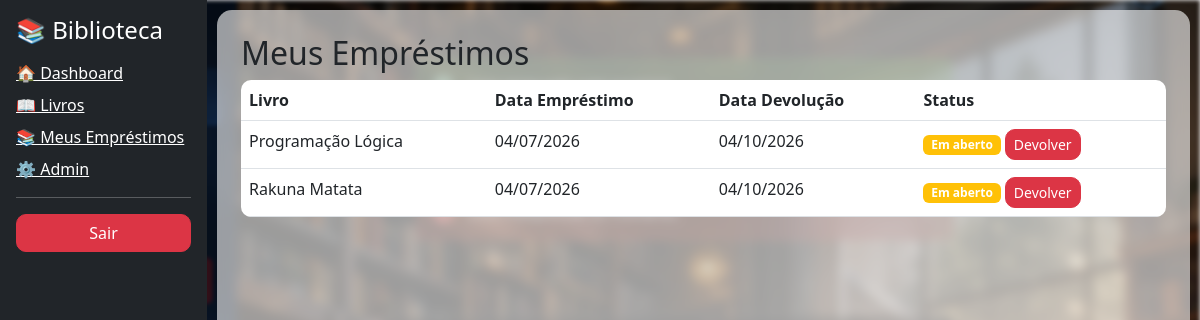
The app's page /meus/ (signed in), older data.
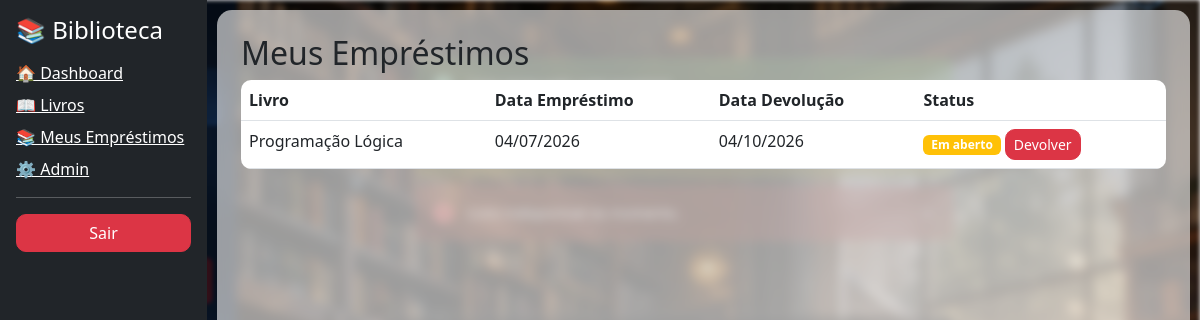
The same page, newer data.
### core/models.py (models this page shows, shortened)
class Emprestimo(models.Model):
    usuario = models.ForeignKey(User, on_delete=models.CASCADE)
    livro = models.ForeignKey(Livro, on_delete=models.CASCADE)
    data_emprestimo = models.DateField(auto_now_add=True)
    data_devolucao = models.DateField(null=True, blank=True)
    devolvido = models.BooleanField(default=False)

class Livro(models.Model):
    titulo = models.CharField(max_length=200)
    autor = models.CharField(max_length=100)
    isbn = models.CharField(max_length=20)
    quantidade = models.IntegerField()

### core/views.py (the view)
# urls.py: path('meus/', views.meus_emprestimos, name='meus_emprestimos'),
@login_required
def meus_emprestimos(request):
    emprestimos = Emprestimo.objects.filter(usuario=request.user)
    return render(request, 'meus_emprestimos.html', {
        'emprestimos': emprestimos
    })

### core/templates/meus_emprestimos.html
{% extends 'index.html' %}
{% block content %}
<h2>Meus Empréstimos</h2>
{% if emprestimos %}
<table class="table">
<tr>
    <th>Livro</th>
    <th>Data Empréstimo</th>
    <th>Data Devolução</th>
    <th>Status</th>
</tr>
{% for emp in emprestimos %}
<tr>
    <td>{{ emp.livro.titulo }}</td>
    <td>{{ emp.data_emprestimo|date:"d/m/Y" }}</td>
    <td>
        {% if emp.data_devolucao %}
            {{ emp.data_devolucao|date:"d/m/Y" }}
        {% else %}
            ---
        {% endif %}
    </td>
    <td>
        {% if emp.devolvido %}
            <span class="badge bg-success">Devolvido</span>
        {% else %}
            <span class="badge bg-warning">Em aberto</span>
            <a href="/devolver/{{ emp.id }}" class="btn btn-danger btn-sm">
                Devolver
            </a>
        {% endif %}
    </td>
</tr>
{% endfor %}
</table>
{% endif %}
{% endblock %}

Row changes from the older to the newer data that the page shows:
removed Emprestimo: livro.titulo "Rakuna Matata", data_emprestimo "04/07/2026", data_devolucao "04/10/2026"
